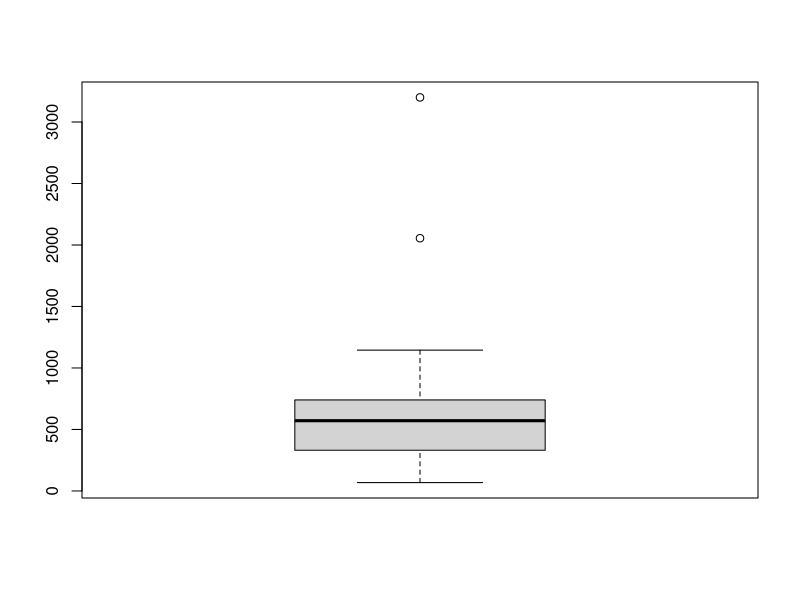
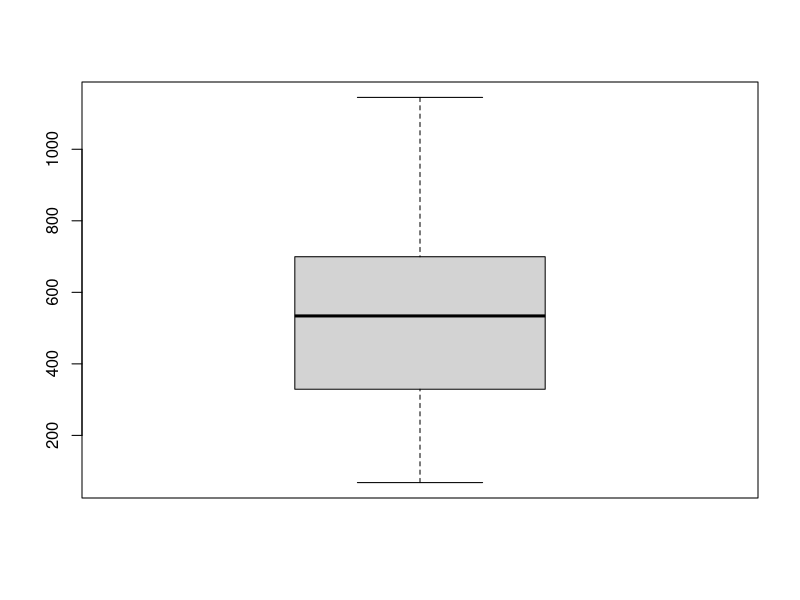
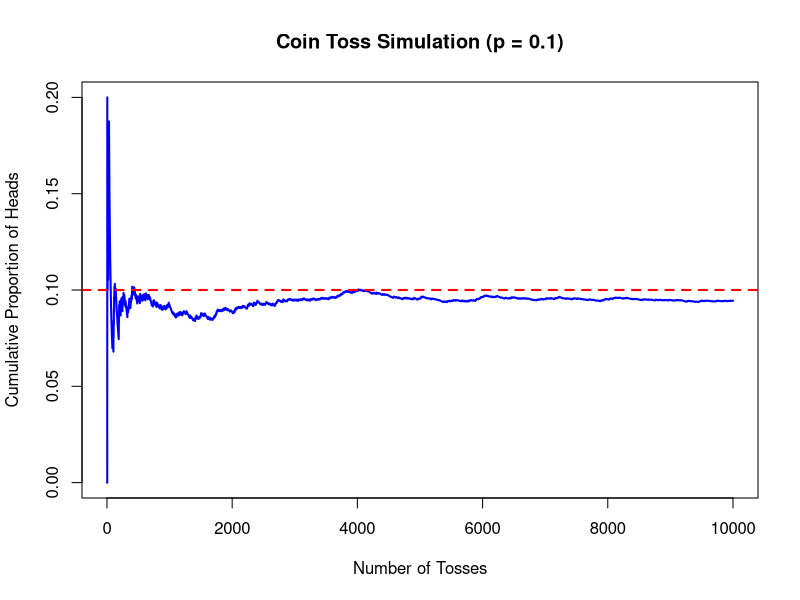
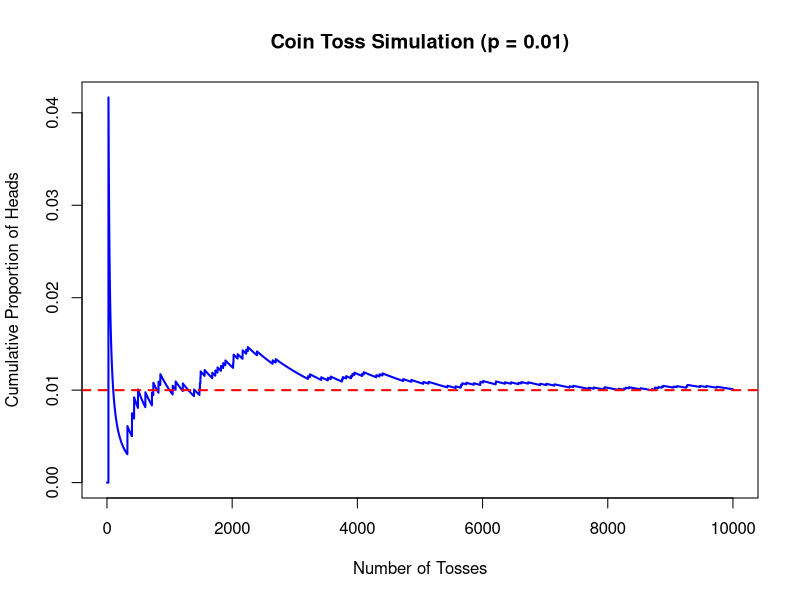

Recreate these plots in R, in order.
## ---- chunk 1
x = c(684, 390, 331, 471, 260, 279, 252, 68, 2055, 1145, 879, 93, 119, 1124, 553, 327, 652, 954, 590, 620, 3200, 594, 450, 515, 890, 452, 680, 480, 740, 715)
mean(x)
median(x)
sd(x)
var(x)
quantile(x)
## ---- chunk 2
boxplot(x)
## ---- chunk 3
new_x = c(684, 390, 331, 471, 260, 279, 252, 68, 1145, 879, 93, 119, 1124, 553, 327, 652, 954, 590, 620, 594, 450, 515, 890, 452, 680, 480, 740, 715)
boxplot(new_x)
## ---- chunk 4
score <- c(21, 27, 32, 41, 41, 42, 43, 44, 44, 45, 52, 52, 53, 54, 56, 56, 57, 58, 59, 59, 59, 61, 62, 62,62,63,63,63,63,63,63,64,64,64,65,65,67,68,68,69,71,75,76,76,77,78,79,84,87,88,89,92,98)
freq <- table(score)
print(freq)
mode <- as.numeric(names(which.max(freq)))
print(mode);median(score)
## ---- chunk 5
quantile(score, probs = c(0.25, 0.75))
## ---- chunk 6
print(sprintf("%.1f%%", mean(score <= 40) * 100))
print(sprintf("%.1f%%", mean(score >= 70) * 100))

## ---- chunk 7
n <- c(20, 45, 30, 50, 15)
avg <- c(79, 80, 75, 85, 90)
overall_mean <- weighted.mean(avg, n)

overall_mean
## ---- chunk 8
set.seed(123)
n <- 10000
p <- 0.1

p
coin <- rbinom(n = n, size = 1, prob = p)
cum_heads <- cumsum(coin) / seq_len(n)
plot(
  cum_heads,
  type = "l",
  col = "blue",
  lwd = 2,
  xlab = "Number of Tosses",
  ylab = "Cumulative Proportion of Heads",
  main = paste0(
    "Coin Toss Simulation (p = ", round(p, 3), ")"
  )
)

abline(h = p, col = "red", lwd = 2, lty = 2)

## ---- chunk 9
set.seed(123)
n <- 10000
p <- 0.01

p
coin <- rbinom(n = n, size = 1, prob = p)
cum_heads <- cumsum(coin) / seq_len(n)
plot(
  cum_heads,
  type = "l",
  col = "blue",
  lwd = 2,
  xlab = "Number of Tosses",
  ylab = "Cumulative Proportion of Heads",
  main = paste0(
    "Coin Toss Simulation (p = ", round(p, 3), ")"
  )
)

abline(h = p, col = "red", lwd = 2, lty = 2)
